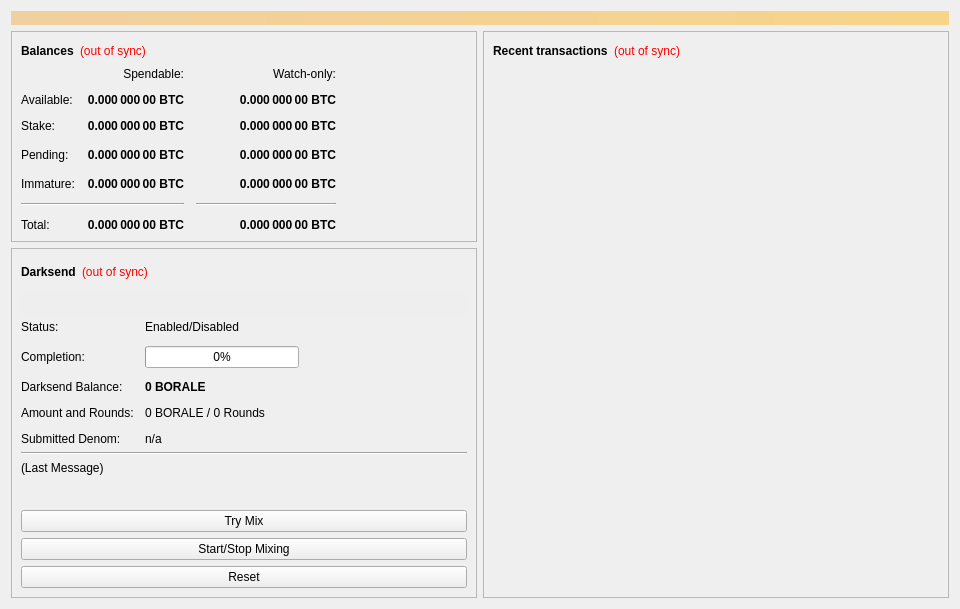
<?xml version="1.0" encoding="UTF-8"?>
<ui version="4.0">
 <class>OverviewPage</class>
 <widget class="QWidget" name="OverviewPage">
  <property name="geometry">
   <rect>
    <x>0</x>
    <y>0</y>
    <width>960</width>
    <height>594</height>
   </rect>
  </property>
  <property name="minimumSize">
   <size>
    <width>960</width>
    <height>0</height>
   </size>
  </property>
  <property name="windowTitle">
   <string>Form</string>
  </property>
  <layout class="QVBoxLayout" name="topLayout">
   <item>
    <widget class="QLabel" name="labelAlerts">
     <property name="visible">
      <bool>false</bool>
     </property>
     <property name="styleSheet">
      <string notr="true">background-color: qlineargradient(x1: 0, y1: 0, x2: 1, y2: 0, stop:0 #F0D0A0, stop:1 #F8D488); color:#000000;</string>
     </property>
     <property name="wordWrap">
      <bool>true</bool>
     </property>
     <property name="margin">
      <number>3</number>
     </property>
    </widget>
   </item>
   <item>
    <layout class="QHBoxLayout" name="horizontalLayout" stretch="1,1">
     <item>
      <layout class="QVBoxLayout" name="verticalLayout_2">
       <item>
        <widget class="QFrame" name="frame">
         <property name="frameShape">
          <enum>QFrame::StyledPanel</enum>
         </property>
         <property name="frameShadow">
          <enum>QFrame::Raised</enum>
         </property>
         <layout class="QVBoxLayout" name="verticalLayout_4">
          <item>
           <layout class="QHBoxLayout" name="horizontalLayout_4">
            <item>
             <widget class="QLabel" name="label_5">
              <property name="font">
               <font>
                <weight>75</weight>
                <bold>true</bold>
               </font>
              </property>
              <property name="text">
               <string>Balances</string>
              </property>
             </widget>
            </item>
            <item>
             <widget class="QLabel" name="labelWalletStatus">
              <property name="cursor">
               <cursorShape>WhatsThisCursor</cursorShape>
              </property>
              <property name="toolTip">
               <string>The displayed information may be out of date. Your wallet automatically synchronizes with the Bora network after a connection is established, but this process has not completed yet.</string>
              </property>
              <property name="styleSheet">
               <string notr="true">QLabel { color: red; }</string>
              </property>
              <property name="text">
               <string notr="true">(out of sync)</string>
              </property>
              <property name="alignment">
               <set>Qt::AlignLeading|Qt::AlignLeft|Qt::AlignVCenter</set>
              </property>
             </widget>
            </item>
            <item>
             <spacer name="horizontalSpacer_3">
              <property name="orientation">
               <enum>Qt::Horizontal</enum>
              </property>
              <property name="sizeHint" stdset="0">
               <size>
                <width>40</width>
                <height>20</height>
               </size>
              </property>
             </spacer>
            </item>
           </layout>
          </item>
          <item>
           <layout class="QGridLayout" name="gridLayout">
            <property name="spacing">
             <number>12</number>
            </property>
            <item row="3" column="2">
             <widget class="QLabel" name="labelWatchPending">
              <property name="font">
               <font>
                <weight>75</weight>
                <bold>true</bold>
               </font>
              </property>
              <property name="cursor">
               <cursorShape>IBeamCursor</cursorShape>
              </property>
              <property name="toolTip">
               <string>Unconfirmed transactions to watch-only addresses</string>
              </property>
              <property name="text">
               <string notr="true">0.000 000 00 BTC</string>
              </property>
              <property name="alignment">
               <set>Qt::AlignRight|Qt::AlignTrailing|Qt::AlignVCenter</set>
              </property>
              <property name="textInteractionFlags">
               <set>Qt::LinksAccessibleByMouse|Qt::TextSelectableByKeyboard|Qt::TextSelectableByMouse</set>
              </property>
             </widget>
            </item>
            <item row="3" column="1">
             <widget class="QLabel" name="labelUnconfirmed">
              <property name="font">
               <font>
                <weight>75</weight>
                <bold>true</bold>
               </font>
              </property>
              <property name="cursor">
               <cursorShape>IBeamCursor</cursorShape>
              </property>
              <property name="toolTip">
               <string>Total of transactions that have yet to be confirmed, and do not yet count toward the spendable balance</string>
              </property>
              <property name="text">
               <string notr="true">0.000 000 00 BTC</string>
              </property>
              <property name="alignment">
               <set>Qt::AlignRight|Qt::AlignTrailing|Qt::AlignVCenter</set>
              </property>
              <property name="textInteractionFlags">
               <set>Qt::LinksAccessibleByMouse|Qt::TextSelectableByKeyboard|Qt::TextSelectableByMouse</set>
              </property>
             </widget>
            </item>
            <item row="4" column="2">
             <widget class="QLabel" name="labelWatchImmature">
              <property name="font">
               <font>
                <weight>75</weight>
                <bold>true</bold>
               </font>
              </property>
              <property name="cursor">
               <cursorShape>IBeamCursor</cursorShape>
              </property>
              <property name="toolTip">
               <string>Mined balance in watch-only addresses that has not yet matured</string>
              </property>
              <property name="text">
               <string notr="true">0.000 000 00 BTC</string>
              </property>
              <property name="alignment">
               <set>Qt::AlignRight|Qt::AlignTrailing|Qt::AlignVCenter</set>
              </property>
              <property name="textInteractionFlags">
               <set>Qt::LinksAccessibleByMouse|Qt::TextSelectableByKeyboard|Qt::TextSelectableByMouse</set>
              </property>
             </widget>
            </item>
            <item row="5" column="0" colspan="2">
             <widget class="Line" name="lineSpendableBalance">
              <property name="orientation">
               <enum>Qt::Horizontal</enum>
              </property>
             </widget>
            </item>
            <item row="5" column="2">
             <widget class="Line" name="lineWatchBalance">
              <property name="sizePolicy">
               <sizepolicy hsizetype="Preferred" vsizetype="Fixed">
                <horstretch>0</horstretch>
                <verstretch>0</verstretch>
               </sizepolicy>
              </property>
              <property name="minimumSize">
               <size>
                <width>140</width>
                <height>0</height>
               </size>
              </property>
              <property name="orientation">
               <enum>Qt::Horizontal</enum>
              </property>
             </widget>
            </item>
            <item row="6" column="0">
             <widget class="QLabel" name="labelTotalText">
              <property name="text">
               <string>Total:</string>
              </property>
             </widget>
            </item>
            <item row="4" column="1">
             <widget class="QLabel" name="labelImmature">
              <property name="font">
               <font>
                <weight>75</weight>
                <bold>true</bold>
               </font>
              </property>
              <property name="cursor">
               <cursorShape>IBeamCursor</cursorShape>
              </property>
              <property name="toolTip">
               <string>Mined balance that has not yet matured</string>
              </property>
              <property name="text">
               <string notr="true">0.000 000 00 BTC</string>
              </property>
              <property name="alignment">
               <set>Qt::AlignRight|Qt::AlignTrailing|Qt::AlignVCenter</set>
              </property>
              <property name="textInteractionFlags">
               <set>Qt::LinksAccessibleByMouse|Qt::TextSelectableByKeyboard|Qt::TextSelectableByMouse</set>
              </property>
             </widget>
            </item>
            <item row="3" column="3">
             <spacer name="horizontalSpacer_2">
              <property name="orientation">
               <enum>Qt::Horizontal</enum>
              </property>
              <property name="sizeHint" stdset="0">
               <size>
                <width>40</width>
                <height>20</height>
               </size>
              </property>
             </spacer>
            </item>
            <item row="4" column="0">
             <widget class="QLabel" name="labelImmatureText">
              <property name="text">
               <string>Immature:</string>
              </property>
             </widget>
            </item>
            <item row="6" column="1">
             <widget class="QLabel" name="labelTotal">
              <property name="font">
               <font>
                <weight>75</weight>
                <bold>true</bold>
               </font>
              </property>
              <property name="cursor">
               <cursorShape>IBeamCursor</cursorShape>
              </property>
              <property name="toolTip">
               <string>Your current total balance</string>
              </property>
              <property name="text">
               <string notr="true">0.000 000 00 BTC</string>
              </property>
              <property name="alignment">
               <set>Qt::AlignRight|Qt::AlignTrailing|Qt::AlignVCenter</set>
              </property>
              <property name="textInteractionFlags">
               <set>Qt::LinksAccessibleByMouse|Qt::TextSelectableByKeyboard|Qt::TextSelectableByMouse</set>
              </property>
             </widget>
            </item>
            <item row="6" column="2">
             <widget class="QLabel" name="labelWatchTotal">
              <property name="font">
               <font>
                <weight>75</weight>
                <bold>true</bold>
               </font>
              </property>
              <property name="cursor">
               <cursorShape>IBeamCursor</cursorShape>
              </property>
              <property name="toolTip">
               <string>Current total balance in watch-only addresses</string>
              </property>
              <property name="text">
               <string notr="true">0.000 000 00 BTC</string>
              </property>
              <property name="alignment">
               <set>Qt::AlignRight|Qt::AlignTrailing|Qt::AlignVCenter</set>
              </property>
              <property name="textInteractionFlags">
               <set>Qt::LinksAccessibleByMouse|Qt::TextSelectableByKeyboard|Qt::TextSelectableByMouse</set>
              </property>
             </widget>
            </item>
            <item row="0" column="2">
             <widget class="QLabel" name="labelWatchonly">
              <property name="text">
               <string>Watch-only:</string>
              </property>
              <property name="alignment">
               <set>Qt::AlignRight|Qt::AlignTrailing|Qt::AlignVCenter</set>
              </property>
             </widget>
            </item>
            <item row="1" column="0">
             <widget class="QLabel" name="labelBalanceText">
              <property name="text">
               <string>Available:</string>
              </property>
             </widget>
            </item>
            <item row="1" column="1">
             <widget class="QLabel" name="labelBalance">
              <property name="font">
               <font>
                <weight>75</weight>
                <bold>true</bold>
               </font>
              </property>
              <property name="cursor">
               <cursorShape>IBeamCursor</cursorShape>
              </property>
              <property name="toolTip">
               <string>Your current spendable balance</string>
              </property>
              <property name="text">
               <string notr="true">0.000 000 00 BTC</string>
              </property>
              <property name="alignment">
               <set>Qt::AlignRight|Qt::AlignTrailing|Qt::AlignVCenter</set>
              </property>
              <property name="textInteractionFlags">
               <set>Qt::LinksAccessibleByMouse|Qt::TextSelectableByKeyboard|Qt::TextSelectableByMouse</set>
              </property>
             </widget>
            </item>
            <item row="2" column="0">
             <widget class="QLabel" name="label_10">
              <property name="text">
               <string>Stake:</string>
              </property>
             </widget>
            </item>
            <item row="2" column="1">
             <widget class="QLabel" name="labelStake">
              <property name="font">
               <font>
                <weight>75</weight>
                <bold>true</bold>
               </font>
              </property>
              <property name="cursor">
               <cursorShape>IBeamCursor</cursorShape>
              </property>
              <property name="toolTip">
               <string>Total of coins that was staked, and do not yet count toward the current balance</string>
              </property>
              <property name="text">
               <string notr="true">0.000 000 00 BTC</string>
              </property>
              <property name="alignment">
               <set>Qt::AlignRight|Qt::AlignTrailing|Qt::AlignVCenter</set>
              </property>
              <property name="textInteractionFlags">
               <set>Qt::LinksAccessibleByMouse|Qt::TextSelectableByKeyboard|Qt::TextSelectableByMouse</set>
              </property>
             </widget>
            </item>
            <item row="2" column="2">
             <widget class="QLabel" name="labelWatchStake">
              <property name="font">
               <font>
                <weight>75</weight>
                <bold>true</bold>
               </font>
              </property>
              <property name="cursor">
               <cursorShape>IBeamCursor</cursorShape>
              </property>
              <property name="toolTip">
               <string>Total of coins that was staked in watch-only addresses, and do not yet count toward the current watch-only balance</string>
              </property>
              <property name="text">
               <string notr="true">0.000 000 00 BTC</string>
              </property>
              <property name="alignment">
               <set>Qt::AlignRight|Qt::AlignTrailing|Qt::AlignVCenter</set>
              </property>
              <property name="textInteractionFlags">
               <set>Qt::LinksAccessibleByMouse|Qt::TextSelectableByKeyboard|Qt::TextSelectableByMouse</set>
              </property>
             </widget>
            </item>
            <item row="1" column="2">
             <widget class="QLabel" name="labelWatchAvailable">
              <property name="font">
               <font>
                <weight>75</weight>
                <bold>true</bold>
               </font>
              </property>
              <property name="cursor">
               <cursorShape>IBeamCursor</cursorShape>
              </property>
              <property name="toolTip">
               <string>Your current balance in watch-only addresses</string>
              </property>
              <property name="text">
               <string notr="true">0.000 000 00 BTC</string>
              </property>
              <property name="alignment">
               <set>Qt::AlignRight|Qt::AlignTrailing|Qt::AlignVCenter</set>
              </property>
              <property name="textInteractionFlags">
               <set>Qt::LinksAccessibleByMouse|Qt::TextSelectableByKeyboard|Qt::TextSelectableByMouse</set>
              </property>
             </widget>
            </item>
            <item row="3" column="0">
             <widget class="QLabel" name="labelPendingText">
              <property name="text">
               <string>Pending:</string>
              </property>
             </widget>
            </item>
            <item row="0" column="1">
             <widget class="QLabel" name="labelSpendable">
              <property name="text">
               <string>Spendable:</string>
              </property>
              <property name="alignment">
               <set>Qt::AlignRight|Qt::AlignTrailing|Qt::AlignVCenter</set>
              </property>
             </widget>
            </item>
           </layout>
          </item>
         </layout>
        </widget>
       </item>
       <item>
        <widget class="QFrame" name="frameDarksend">
         <property name="sizePolicy">
          <sizepolicy hsizetype="Expanding" vsizetype="Expanding">
           <horstretch>0</horstretch>
           <verstretch>0</verstretch>
          </sizepolicy>
         </property>
         <property name="minimumSize">
          <size>
           <width>0</width>
           <height>350</height>
          </size>
         </property>
         <property name="layoutDirection">
          <enum>Qt::LeftToRight</enum>
         </property>
         <property name="frameShape">
          <enum>QFrame::StyledPanel</enum>
         </property>
         <property name="frameShadow">
          <enum>QFrame::Raised</enum>
         </property>
         <layout class="QVBoxLayout" name="verticalLayout_5">
          <item>
           <layout class="QHBoxLayout" name="horizontalLayout_5">
            <item>
             <widget class="QLabel" name="label_2">
              <property name="font">
               <font>
                <weight>75</weight>
                <bold>true</bold>
               </font>
              </property>
              <property name="text">
               <string>Darksend</string>
              </property>
             </widget>
            </item>
            <item>
             <widget class="QLabel" name="labelDarksendSyncStatus">
              <property name="toolTip">
               <string>The displayed information may be out of date. Your wallet automatically synchronizes with the Bora network after a connection is established, but this process has not completed yet.</string>
              </property>
              <property name="styleSheet">
               <string notr="true">QLabel { color: red; }</string>
              </property>
              <property name="text">
               <string notr="true">(out of sync)</string>
              </property>
              <property name="alignment">
               <set>Qt::AlignLeading|Qt::AlignLeft|Qt::AlignVCenter</set>
              </property>
             </widget>
            </item>
            <item>
             <spacer name="horizontalSpacer_4">
              <property name="orientation">
               <enum>Qt::Horizontal</enum>
              </property>
              <property name="sizeHint" stdset="0">
               <size>
                <width>40</width>
                <height>20</height>
               </size>
              </property>
             </spacer>
            </item>
           </layout>
          </item>
          <item>
           <widget class="QPushButton" name="runAutoDenom">
            <property name="palette">
             <palette>
              <active>
               <colorrole role="WindowText">
                <brush brushstyle="SolidPattern">
                 <color alpha="255">
                  <red>0</red>
                  <green>0</green>
                  <blue>0</blue>
                 </color>
                </brush>
               </colorrole>
               <colorrole role="Button">
                <brush brushstyle="SolidPattern">
                 <color alpha="255">
                  <red>239</red>
                  <green>238</green>
                  <blue>238</blue>
                 </color>
                </brush>
               </colorrole>
               <colorrole role="Light">
                <brush brushstyle="SolidPattern">
                 <color alpha="255">
                  <red>255</red>
                  <green>255</green>
                  <blue>255</blue>
                 </color>
                </brush>
               </colorrole>
               <colorrole role="Midlight">
                <brush brushstyle="SolidPattern">
                 <color alpha="255">
                  <red>247</red>
                  <green>246</green>
                  <blue>246</blue>
                 </color>
                </brush>
               </colorrole>
               <colorrole role="Dark">
                <brush brushstyle="SolidPattern">
                 <color alpha="255">
                  <red>119</red>
                  <green>119</green>
                  <blue>119</blue>
                 </color>
                </brush>
               </colorrole>
               <colorrole role="Mid">
                <brush brushstyle="SolidPattern">
                 <color alpha="255">
                  <red>159</red>
                  <green>159</green>
                  <blue>159</blue>
                 </color>
                </brush>
               </colorrole>
               <colorrole role="Text">
                <brush brushstyle="SolidPattern">
                 <color alpha="255">
                  <red>0</red>
                  <green>0</green>
                  <blue>0</blue>
                 </color>
                </brush>
               </colorrole>
               <colorrole role="BrightText">
                <brush brushstyle="SolidPattern">
                 <color alpha="255">
                  <red>255</red>
                  <green>255</green>
                  <blue>255</blue>
                 </color>
                </brush>
               </colorrole>
               <colorrole role="ButtonText">
                <brush brushstyle="SolidPattern">
                 <color alpha="255">
                  <red>0</red>
                  <green>0</green>
                  <blue>0</blue>
                 </color>
                </brush>
               </colorrole>
               <colorrole role="Base">
                <brush brushstyle="SolidPattern">
                 <color alpha="255">
                  <red>255</red>
                  <green>255</green>
                  <blue>255</blue>
                 </color>
                </brush>
               </colorrole>
               <colorrole role="Window">
                <brush brushstyle="SolidPattern">
                 <color alpha="255">
                  <red>239</red>
                  <green>238</green>
                  <blue>238</blue>
                 </color>
                </brush>
               </colorrole>
               <colorrole role="Shadow">
                <brush brushstyle="SolidPattern">
                 <color alpha="255">
                  <red>0</red>
                  <green>0</green>
                  <blue>0</blue>
                 </color>
                </brush>
               </colorrole>
               <colorrole role="AlternateBase">
                <brush brushstyle="SolidPattern">
                 <color alpha="255">
                  <red>247</red>
                  <green>246</green>
                  <blue>246</blue>
                 </color>
                </brush>
               </colorrole>
               <colorrole role="ToolTipBase">
                <brush brushstyle="SolidPattern">
                 <color alpha="255">
                  <red>255</red>
                  <green>255</green>
                  <blue>220</blue>
                 </color>
                </brush>
               </colorrole>
               <colorrole role="ToolTipText">
                <brush brushstyle="SolidPattern">
                 <color alpha="255">
                  <red>0</red>
                  <green>0</green>
                  <blue>0</blue>
                 </color>
                </brush>
               </colorrole>
              </active>
              <inactive>
               <colorrole role="WindowText">
                <brush brushstyle="SolidPattern">
                 <color alpha="255">
                  <red>0</red>
                  <green>0</green>
                  <blue>0</blue>
                 </color>
                </brush>
               </colorrole>
               <colorrole role="Button">
                <brush brushstyle="SolidPattern">
                 <color alpha="255">
                  <red>239</red>
                  <green>238</green>
                  <blue>238</blue>
                 </color>
                </brush>
               </colorrole>
               <colorrole role="Light">
                <brush brushstyle="SolidPattern">
                 <color alpha="255">
                  <red>255</red>
                  <green>255</green>
                  <blue>255</blue>
                 </color>
                </brush>
               </colorrole>
               <colorrole role="Midlight">
                <brush brushstyle="SolidPattern">
                 <color alpha="255">
                  <red>247</red>
                  <green>246</green>
                  <blue>246</blue>
                 </color>
                </brush>
               </colorrole>
               <colorrole role="Dark">
                <brush brushstyle="SolidPattern">
                 <color alpha="255">
                  <red>119</red>
                  <green>119</green>
                  <blue>119</blue>
                 </color>
                </brush>
               </colorrole>
               <colorrole role="Mid">
                <brush brushstyle="SolidPattern">
                 <color alpha="255">
                  <red>159</red>
                  <green>159</green>
                  <blue>159</blue>
                 </color>
                </brush>
               </colorrole>
               <colorrole role="Text">
                <brush brushstyle="SolidPattern">
                 <color alpha="255">
                  <red>0</red>
                  <green>0</green>
                  <blue>0</blue>
                 </color>
                </brush>
               </colorrole>
               <colorrole role="BrightText">
                <brush brushstyle="SolidPattern">
                 <color alpha="255">
                  <red>255</red>
                  <green>255</green>
                  <blue>255</blue>
                 </color>
                </brush>
               </colorrole>
               <colorrole role="ButtonText">
                <brush brushstyle="SolidPattern">
                 <color alpha="255">
                  <red>0</red>
                  <green>0</green>
                  <blue>0</blue>
                 </color>
                </brush>
               </colorrole>
               <colorrole role="Base">
                <brush brushstyle="SolidPattern">
                 <color alpha="255">
                  <red>255</red>
                  <green>255</green>
                  <blue>255</blue>
                 </color>
                </brush>
               </colorrole>
               <colorrole role="Window">
                <brush brushstyle="SolidPattern">
                 <color alpha="255">
                  <red>239</red>
                  <green>238</green>
                  <blue>238</blue>
                 </color>
                </brush>
               </colorrole>
               <colorrole role="Shadow">
                <brush brushstyle="SolidPattern">
                 <color alpha="255">
                  <red>0</red>
                  <green>0</green>
                  <blue>0</blue>
                 </color>
                </brush>
               </colorrole>
               <colorrole role="AlternateBase">
                <brush brushstyle="SolidPattern">
                 <color alpha="255">
                  <red>247</red>
                  <green>246</green>
                  <blue>246</blue>
                 </color>
                </brush>
               </colorrole>
               <colorrole role="ToolTipBase">
                <brush brushstyle="SolidPattern">
                 <color alpha="255">
                  <red>255</red>
                  <green>255</green>
                  <blue>220</blue>
                 </color>
                </brush>
               </colorrole>
               <colorrole role="ToolTipText">
                <brush brushstyle="SolidPattern">
                 <color alpha="255">
                  <red>0</red>
                  <green>0</green>
                  <blue>0</blue>
                 </color>
                </brush>
               </colorrole>
              </inactive>
              <disabled>
               <colorrole role="WindowText">
                <brush brushstyle="SolidPattern">
                 <color alpha="255">
                  <red>119</red>
                  <green>119</green>
                  <blue>119</blue>
                 </color>
                </brush>
               </colorrole>
               <colorrole role="Button">
                <brush brushstyle="SolidPattern">
                 <color alpha="255">
                  <red>239</red>
                  <green>238</green>
                  <blue>238</blue>
                 </color>
                </brush>
               </colorrole>
               <colorrole role="Light">
                <brush brushstyle="SolidPattern">
                 <color alpha="255">
                  <red>255</red>
                  <green>255</green>
                  <blue>255</blue>
                 </color>
                </brush>
               </colorrole>
               <colorrole role="Midlight">
                <brush brushstyle="SolidPattern">
                 <color alpha="255">
                  <red>247</red>
                  <green>246</green>
                  <blue>246</blue>
                 </color>
                </brush>
               </colorrole>
               <colorrole role="Dark">
                <brush brushstyle="SolidPattern">
                 <color alpha="255">
                  <red>119</red>
                  <green>119</green>
                  <blue>119</blue>
                 </color>
                </brush>
               </colorrole>
               <colorrole role="Mid">
                <brush brushstyle="SolidPattern">
                 <color alpha="255">
                  <red>159</red>
                  <green>159</green>
                  <blue>159</blue>
                 </color>
                </brush>
               </colorrole>
               <colorrole role="Text">
                <brush brushstyle="SolidPattern">
                 <color alpha="255">
                  <red>119</red>
                  <green>119</green>
                  <blue>119</blue>
                 </color>
                </brush>
               </colorrole>
               <colorrole role="BrightText">
                <brush brushstyle="SolidPattern">
                 <color alpha="255">
                  <red>255</red>
                  <green>255</green>
                  <blue>255</blue>
                 </color>
                </brush>
               </colorrole>
               <colorrole role="ButtonText">
                <brush brushstyle="SolidPattern">
                 <color alpha="255">
                  <red>119</red>
                  <green>119</green>
                  <blue>119</blue>
                 </color>
                </brush>
               </colorrole>
               <colorrole role="Base">
                <brush brushstyle="SolidPattern">
                 <color alpha="255">
                  <red>239</red>
                  <green>238</green>
                  <blue>238</blue>
                 </color>
                </brush>
               </colorrole>
               <colorrole role="Window">
                <brush brushstyle="SolidPattern">
                 <color alpha="255">
                  <red>239</red>
                  <green>238</green>
                  <blue>238</blue>
                 </color>
                </brush>
               </colorrole>
               <colorrole role="Shadow">
                <brush brushstyle="SolidPattern">
                 <color alpha="255">
                  <red>0</red>
                  <green>0</green>
                  <blue>0</blue>
                 </color>
                </brush>
               </colorrole>
               <colorrole role="AlternateBase">
                <brush brushstyle="SolidPattern">
                 <color alpha="255">
                  <red>239</red>
                  <green>238</green>
                  <blue>238</blue>
                 </color>
                </brush>
               </colorrole>
               <colorrole role="ToolTipBase">
                <brush brushstyle="SolidPattern">
                 <color alpha="255">
                  <red>255</red>
                  <green>255</green>
                  <blue>220</blue>
                 </color>
                </brush>
               </colorrole>
               <colorrole role="ToolTipText">
                <brush brushstyle="SolidPattern">
                 <color alpha="255">
                  <red>0</red>
                  <green>0</green>
                  <blue>0</blue>
                 </color>
                </brush>
               </colorrole>
              </disabled>
             </palette>
            </property>
            <property name="focusPolicy">
             <enum>Qt::NoFocus</enum>
            </property>
            <property name="autoFillBackground">
             <bool>true</bool>
            </property>
            <property name="text">
             <string/>
            </property>
            <property name="flat">
             <bool>true</bool>
            </property>
           </widget>
          </item>
          <item>
           <layout class="QFormLayout" name="formLayout">
            <property name="fieldGrowthPolicy">
             <enum>QFormLayout::AllNonFixedFieldsGrow</enum>
            </property>
            <property name="horizontalSpacing">
             <number>11</number>
            </property>
            <property name="verticalSpacing">
             <number>12</number>
            </property>
            <item row="0" column="0">
             <widget class="QLabel" name="label_6">
              <property name="text">
               <string>Status:</string>
              </property>
             </widget>
            </item>
            <item row="1" column="0">
             <widget class="QLabel" name="label_7">
              <property name="text">
               <string>Completion:</string>
              </property>
             </widget>
            </item>
            <item row="1" column="1">
             <widget class="QProgressBar" name="darksendProgress">
              <property name="maximumSize">
               <size>
                <width>154</width>
                <height>16777215</height>
               </size>
              </property>
              <property name="value">
               <number>0</number>
              </property>
             </widget>
            </item>
            <item row="3" column="0">
             <widget class="QLabel" name="labelAnonymizedText">
              <property name="text">
               <string>Darksend Balance:</string>
              </property>
             </widget>
            </item>
            <item row="3" column="1">
             <widget class="QLabel" name="labelAnonymized">
              <property name="font">
               <font>
                <weight>75</weight>
                <bold>true</bold>
               </font>
              </property>
              <property name="text">
               <string notr="true">0 BORALE</string>
              </property>
             </widget>
            </item>
            <item row="4" column="0">
             <widget class="QLabel" name="label_8">
              <property name="text">
               <string>Amount and Rounds:</string>
              </property>
             </widget>
            </item>
            <item row="4" column="1">
             <widget class="QLabel" name="labelAmountRounds">
              <property name="text">
               <string>0 BORALE / 0 Rounds</string>
              </property>
             </widget>
            </item>
            <item row="5" column="0">
             <widget class="QLabel" name="label_9">
              <property name="text">
               <string>Submitted Denom:</string>
              </property>
             </widget>
            </item>
            <item row="5" column="1">
             <widget class="QLabel" name="labelSubmittedDenom">
              <property name="toolTip">
               <string>The denominations you submitted to the Masternode.&lt;br&gt;To mix, other users must submit the exact same denominations.</string>
              </property>
              <property name="text">
               <string>n/a</string>
              </property>
             </widget>
            </item>
            <item row="0" column="1">
             <widget class="QLabel" name="darksendEnabled">
              <property name="text">
               <string>Enabled/Disabled</string>
              </property>
             </widget>
            </item>
           </layout>
          </item>
          <item>
           <widget class="Line" name="lineLastMessage">
            <property name="orientation">
             <enum>Qt::Horizontal</enum>
            </property>
           </widget>
          </item>
          <item>
           <widget class="QLabel" name="darksendStatus">
            <property name="minimumSize">
             <size>
              <width>288</width>
              <height>43</height>
             </size>
            </property>
            <property name="text">
             <string>(Last Message)</string>
            </property>
            <property name="alignment">
             <set>Qt::AlignLeading|Qt::AlignLeft|Qt::AlignTop</set>
            </property>
            <property name="wordWrap">
             <bool>true</bool>
            </property>
           </widget>
          </item>
          <item>
           <widget class="QPushButton" name="darksendAuto">
            <property name="sizePolicy">
             <sizepolicy hsizetype="MinimumExpanding" vsizetype="Fixed">
              <horstretch>0</horstretch>
              <verstretch>0</verstretch>
             </sizepolicy>
            </property>
            <property name="toolTip">
             <string>Try to manually submit a Darksend request.</string>
            </property>
            <property name="text">
             <string>Try Mix</string>
            </property>
           </widget>
          </item>
          <item>
           <widget class="QPushButton" name="toggleDarksend">
            <property name="sizePolicy">
             <sizepolicy hsizetype="MinimumExpanding" vsizetype="Fixed">
              <horstretch>0</horstretch>
              <verstretch>0</verstretch>
             </sizepolicy>
            </property>
            <property name="text">
             <string>Start/Stop Mixing</string>
            </property>
           </widget>
          </item>
          <item>
           <widget class="QPushButton" name="darksendReset">
            <property name="sizePolicy">
             <sizepolicy hsizetype="MinimumExpanding" vsizetype="Fixed">
              <horstretch>0</horstretch>
              <verstretch>0</verstretch>
             </sizepolicy>
            </property>
            <property name="toolTip">
             <string>Reset the current status of Darksend (can interrupt Darksend if it's in the process of Mixing, which can cost you money!)</string>
            </property>
            <property name="autoFillBackground">
             <bool>false</bool>
            </property>
            <property name="text">
             <string>Reset</string>
            </property>
           </widget>
          </item>
         </layout>
        </widget>
       </item>
       <item>
        <spacer name="verticalSpacer">
         <property name="orientation">
          <enum>Qt::Vertical</enum>
         </property>
         <property name="sizeHint" stdset="0">
          <size>
           <width>20</width>
           <height>40</height>
          </size>
         </property>
        </spacer>
       </item>
      </layout>
     </item>
     <item>
      <layout class="QVBoxLayout" name="verticalLayout_3">
       <item>
        <widget class="QFrame" name="frame_2">
         <property name="frameShape">
          <enum>QFrame::StyledPanel</enum>
         </property>
         <property name="frameShadow">
          <enum>QFrame::Raised</enum>
         </property>
         <layout class="QVBoxLayout" name="verticalLayout">
          <item>
           <layout class="QHBoxLayout" name="horizontalLayout_2">
            <item>
             <widget class="QLabel" name="label_4">
              <property name="font">
               <font>
                <weight>75</weight>
                <bold>true</bold>
               </font>
              </property>
              <property name="text">
               <string>Recent transactions</string>
              </property>
             </widget>
            </item>
            <item>
             <widget class="QLabel" name="labelTransactionsStatus">
              <property name="cursor">
               <cursorShape>WhatsThisCursor</cursorShape>
              </property>
              <property name="toolTip">
               <string>The displayed information may be out of date. Your wallet automatically synchronizes with the Bora network after a connection is established, but this process has not completed yet.</string>
              </property>
              <property name="styleSheet">
               <string notr="true">QLabel { color: red; }</string>
              </property>
              <property name="text">
               <string notr="true">(out of sync)</string>
              </property>
              <property name="alignment">
               <set>Qt::AlignRight|Qt::AlignTrailing|Qt::AlignVCenter</set>
              </property>
             </widget>
            </item>
            <item>
             <spacer name="horizontalSpacer">
              <property name="orientation">
               <enum>Qt::Horizontal</enum>
              </property>
              <property name="sizeHint" stdset="0">
               <size>
                <width>40</width>
                <height>20</height>
               </size>
              </property>
             </spacer>
            </item>
           </layout>
          </item>
          <item>
           <widget class="QListView" name="listTransactions">
            <property name="styleSheet">
             <string notr="true">QListView { background: transparent; }</string>
            </property>
            <property name="frameShape">
             <enum>QFrame::NoFrame</enum>
            </property>
            <property name="verticalScrollBarPolicy">
             <enum>Qt::ScrollBarAlwaysOff</enum>
            </property>
            <property name="horizontalScrollBarPolicy">
             <enum>Qt::ScrollBarAlwaysOff</enum>
            </property>
            <property name="selectionMode">
             <enum>QAbstractItemView::NoSelection</enum>
            </property>
           </widget>
          </item>
         </layout>
        </widget>
       </item>
      </layout>
     </item>
    </layout>
   </item>
  </layout>
 </widget>
 <resources/>
 <connections/>
</ui>
